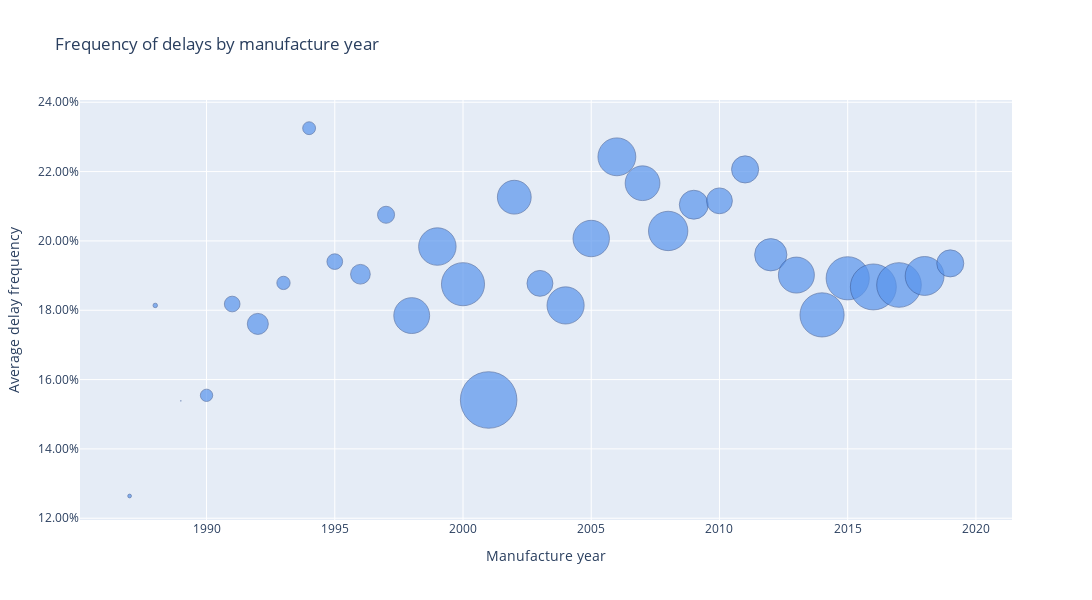

The notebook cell this image was saved under:
### Markdown cell above
Tworzę wykres punktowy na bazie ramki `delays_by_manufacture_year_df`

### Code cell
fig = px.scatter(delays_by_manufacture_year_df, 
                 x='manufacture_year', 
                 y='mean', 
                 size='count',
                 size_max=40, 
                 title='Frequency of delays by manufacture year',
                 labels={'manufacture_year': 'Manufacture year', 'mean': 'Average delay frequency'},
                 height=600, 
                 width=1200,
                 )

fig.update_traces(marker=dict(color='#5995ED'), marker_line_width=0.7, marker_line_color = '#304C89',
                  hovertemplate="Manufacture year: <b>%{x}</b> <br>Average delay frequency (%): <b>%{y:.2%}</b> <br>Total flights per year: <b>%{marker.size}</b>", 
                  ) 
fig.update_layout(yaxis=dict(tickformat=".2%"),
                  hoverlabel=dict(bgcolor="white"),
                  hoverlabel_align = 'left'
                                            )
fig.show()

### Figure 1 — Plotly figure (JSON) as saved in the notebook; plotly's stock layout.template omitted (floating-point values rounded to 4 significant figures)
{"data": [{"hovertemplate": "Manufacture year: <b>%{x}</b> <br>Average delay frequency (%): <b>%{y:.2%}</b> <br>Total flights per year: <b>%{marker.size}</b>", "legendgroup": "", "marker": {"color": "#5995ED", "line": {"color": "#304C89", "width": 0.7}, "size": [443, 634, 13, 4786, 7701, 13882, 5562, 5191, 7731, 12186, 9121, 40317, 44018, 58215, 100251, 35845, 21081, 43266, 41621, 44952, 37804, 48558, 26278, 20977, 23084, 32728, 40543, 61128, 58426, 66191, 62353, 47370, 22918], "sizemode": "area", "sizeref": 62.66, "symbol": "circle"}, "mode": "markers", "name": "", "orientation": "v", "showlegend": false, "type": "scatter", "x": [1987, 1988, 1989, 1990, 1991, 1992, 1993, 1994, 1995, 1996, 1997, 1998, 1999, 2000, 2001, 2002, 2003, 2004, 2005, 2006, 2007, 2008, 2009, 2010, 2011, 2012, 2013, 2014, 2015, 2016, 2017, 2018, 2019], "xaxis": "x", "y": [0.1264, 0.1814, 0.1538, 0.1555, 0.1818, 0.1761, 0.1879, 0.2325, 0.194, 0.1904, 0.2075, 0.1785, 0.1984, 0.1875, 0.1541, 0.2126, 0.1878, 0.1814, 0.2007, 0.2243, 0.2166, 0.2029, 0.2104, 0.2116, 0.2206, 0.196, 0.1901, 0.1787, 0.1892, 0.1867, 0.1873, 0.1899, 0.1935], "yaxis": "y"}], "layout": {"height": 600, "hoverlabel": {"align": "left", "bgcolor": "white"}, "legend": {"itemsizing": "constant", "tracegroupgap": 0}, "title": {"text": "Frequency of delays by manufacture year"}, "width": 1200, "xaxis": {"anchor": "y", "domain": [0, 1], "title": {"text": "Manufacture year"}}, "yaxis": {"anchor": "x", "domain": [0, 1], "tickformat": ".2%", "title": {"text": "Average delay frequency"}}}}
